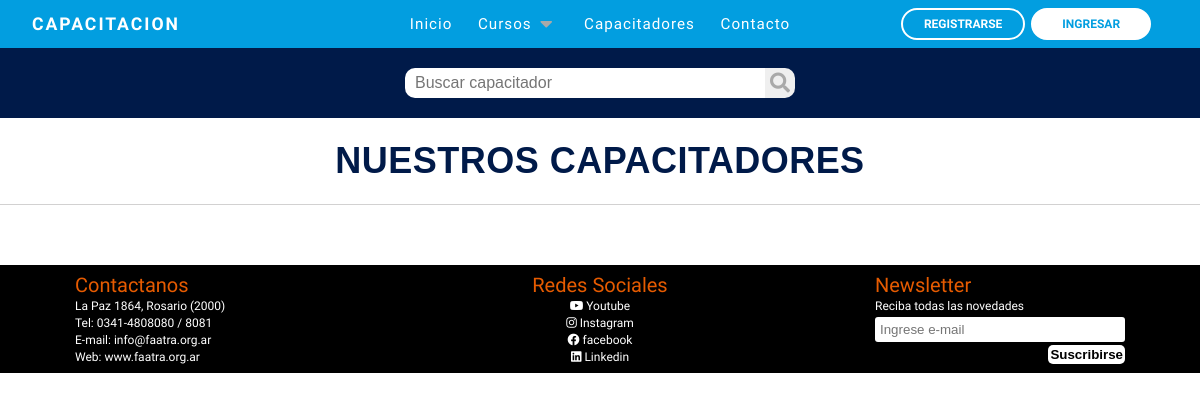
Before: /capacitadores.php with the older database file.
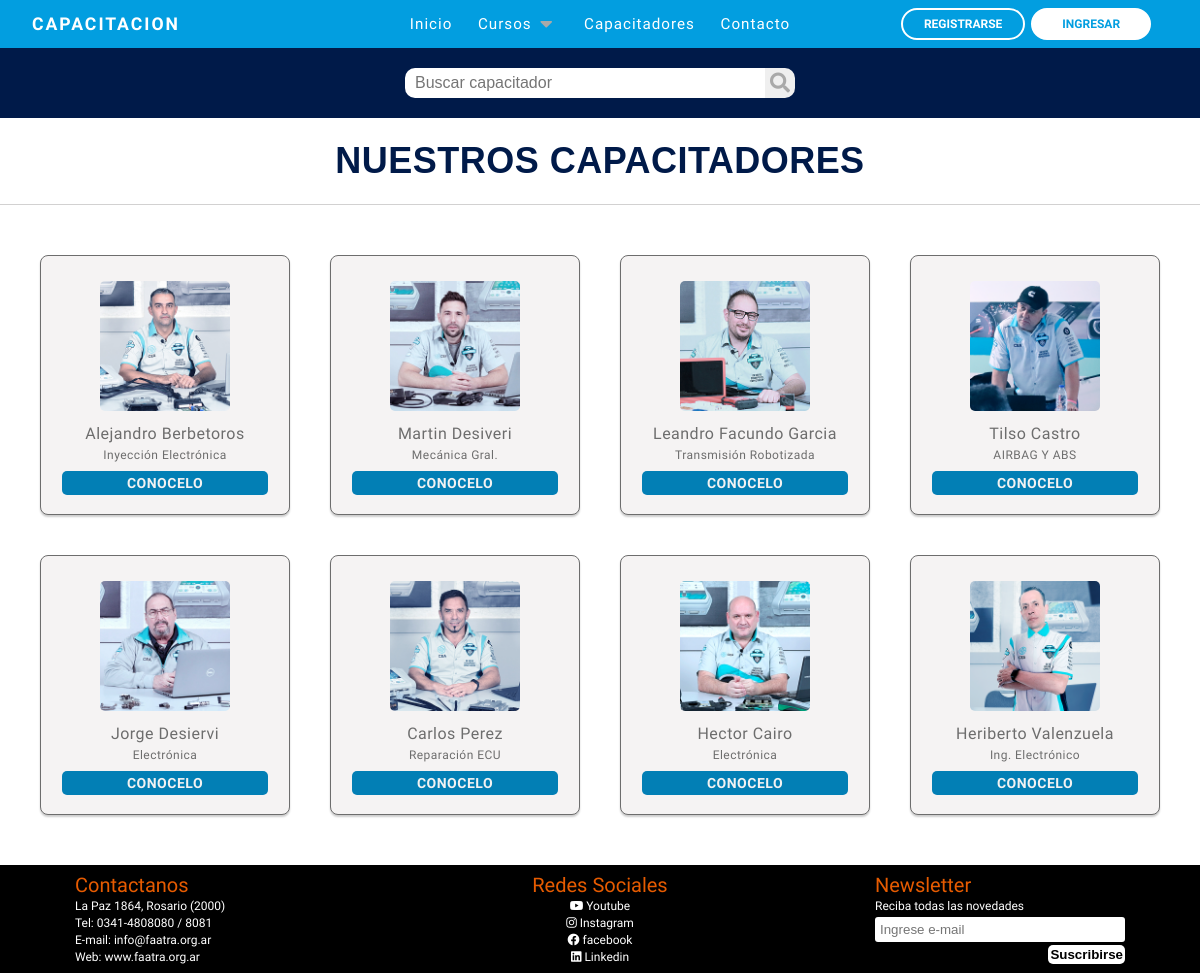
After: the same page with the newer database file.
### tables this page shows
CREATE TABLE `capacitadores` (
  `id` int(10) NOT NULL,
  `nombre` varchar(120) NOT NULL,
  `apellido` varchar(120) NOT NULL,
  `cuil_cuit` int(11) NOT NULL,
  `imagen` varchar(255) NOT NULL DEFAULT 'usersNone.png',
  `telefono` varchar(12) NOT NULL,
  `direccion` varchar(120) NOT NULL,
  `codigo_postal` varchar(10) NOT NULL,
  `email` varchar(120) NOT NULL,
  `especialidad` varchar(255) NOT NULL,
  `descripcion` varchar(1000) NOT NULL,
  `provincia` varchar(60) NOT NULL,
  `fecha_alta` date NOT NULL DEFAULT current_timestamp(),
  `fecha_baja` date NOT NULL
);

### capacitadores.php (the view, shortened to what this page needs)
<?php
require_once('bd/conexion.php');
if (isset( $_POST['input-buscador'])) {
  $palabra = $_POST['input-buscador'];
  try {
  $bus = $pdo->prepare("SELECT id, nombre, apellido, especialidad, imagen from capacitadores where nombre like '%$palabra%' or apellido like '%$palabra%'");
  $bus->execute();
    } catch(PDOException $e) {
    echo $e->getMessage();
    }
  } else {
    $bus = $pdo->prepare('SELECT * FROM capacitadores');
    $bus->execute();
  }
?>
<!DOCTYPE html>
<html lang="es">
<head>
    <link rel="stylesheet" href="https://use.fontawesome.com/releases/v5.15.4/css/all.css"
 />
    <link rel="stylesheet" href="reset.css">
    <link rel="stylesheet" href="css/capacitadores.css">
    <link rel="stylesheet" href="css/footer.css">
</head>
<body>
<?php
$rol = isset($_SESSION['rol_usuario']) ? $_SESSION['rol_usuario'] : '';
if ($rol == '') {
    $rol = '0';
}
switch ($rol) {
    case '0':
        include_once "nav.php";
        break;
}
?>
  <form action="" method="POST">
  <div class="header-content">
      <input type="text" class="input-buscador" id="input-buscador" name="input-buscador" placeholder="Buscar capacitador">
    <button type="text" id="buscador" name="buscador" class="buscador"><i class="fas fa-search"></i></button>
  </div>
</form>
    <main>
      <form action="" method="POST">
        <div>
          <p class="title">NUESTROS CAPACITADORES</p>
        </div>
        <div class="container-capacitadores " id="lista-capacitadores">
          <?php while($res = $bus->fetch(PDO::FETCH_ASSOC)) { ?>
          <div class="card">
              <a href="<?= 'capacitador.php?id='.$res['id'] ?>" class="linkCapacitador">
                <img src="images/capacitadores/<?= $res['imagen']?>" class="card-img" alt="<? $res['nombre']?>">
                <h4><?= $res['nombre']?> <?= $res['apellido']?>
                  </h4>
                <p><?= $res['especialidad']?>
                  </p>
              </a>
              <a href="<?= 'capacitador.php?id='.$res['id'] ?>" class="button agregar-carrito">CONOCELO</a>
            </div>
            <?php } ?>
          </div>
      </form>
    </main>
    <?php include_once "footer.php" ?>
  </body>
</html>

### nav.php (shortened to what this page needs)
<!DOCTYPE html>
<html lang="en">
<head>
    <link rel="stylesheet" href="https://use.fontawesome.com/releases/v5.15.4/css/all.css" />
    <link rel="stylesheet" href="css/nav.css">
</head>
<body>
    <nav >
        <div class="containerNav">
            <div class="logo-container">
                <h3 class="logonav"><a class="ancor-nav" href="index.php">CAPACITACION</a></h3>
            </div>
            <div class="nav-btn">
                <div class="nav-links">
                    <ul>
                        <li class="nav-link" style="--i: .6s">
                            <a href="index.php">Inicio</a>
                        </li>
                        <li class="nav-link" style="--i: .85s">
                            <a href="">Cursos<i class="fas fa-caret-down"></i></a>
                        </li>
                        <li class="nav-link" style="--i: 1.1s">
                            <a href="capacitadores.php">Capacitadores</a>
                        </li>
                        <li class="nav-link" style="--i: 1.35s">
                            <a href="contacto.php">Contacto</a>
                        </li>
                    </ul>
                    </div>
                        <div class="buttons" style="--i: 1.8s">
                            <a href="formularioRegistro.php" class="btn btnRegistrese transparent">Registrarse</a>
                            <a href="login.php" class="btn btnIngresar solid" id="abrirModal">Ingresar</a>
                        </div>
                    </div>
        </div>
    </nav>
</body>
</html>

### footer.php (shortened to what this page needs)
<footer class="footer">
        <form action="" method="POST" class="footer-item ">
            <h2 class="footer-title">Contactanos</h2>
            <ul>
                <li> La Paz 1864, Rosario (2000) </li>
                <li> Tel: 0341-4808080 / 8081 </li>
                <li> E-mail: info@faatra.org.ar </li>
                <li><a href='https://www.faatra.org.ar' target="_blank" rel="noopener noreferrer" class="web">Web: www.faatra.org.ar</a></li>
            </ul>
        </form>
        <div class="footer-item redes">
            <h2 class="footer-title"> Redes Sociales </h2>
            <ul>
                <li><i class="fab fa-youtube"><a href="https://www.youtube.com/@faatra" target="_blank" rel="noopener noreferrer"> Youtube</a></i>
                <li><i class="fab fa-instagram"><a href='https://www.instagram.com/faatraargentina/' target="_blank" rel="noopener noreferrer"> Instagram</a></i>
                <li><i class="fab fa-facebook"><a href="https://www.facebook.com/FAATRArgentina" target="_blank" rel="noopener noreferrer"> facebook</a></i>
                <li><i class="fab fa-linkedin"><a href="https://linkedin.com/in/faatra-argentina-1616b51a5/" target="_blank" rel="noopener noreferrer"> Linkedin</a></i>
            </ul>
        </div>
        <form action="" method="POST" class="footer-item newsletter">
            <h2 class="footer-title"> Newsletter </h2>
            <ul class="news-input">
                <li>Reciba todas las novedades</li>
                <input type="email" class="input-news" placeholder="Ingrese e-mail" name="correo">
                <button type="submit" value="" name="email" class="btnNews">Suscribirse
            </ul>
        </form>
    </footer>

### css/capacitadores.css (style rules this page uses)
main { margin: 0; padding: 0; box-sizing: border-box; letter-spacing: 0.03em; line-height: 1; background: #fff; }
.title { text-align: center; font-size: 36px; font-weight: bold; margin-bottom: 20px; color: #001a49; font-family: 'Franklin Gothic Medium', 'Arial Narrow', Arial, sans-serif }
p { padding: 5px 0px; }
.header-content { height: 70px; background-color: #001a49; width: 100%; display: flex; justify-content: center; align-items: center; margin-bottom: 20px; }
.card { padding: 10px; }
.linkCapacitador { margin: 0; padding: 0; text-decoration: none; color: #6d6d6d; }
.input-buscador { height: 30px; width: 30%; border-radius: 10px 0 0 10px; padding: 0 50px 0 10px ; font-size: 16px; border: none; }
button { border: none; border-radius: 0 10px 10px 0; }
.fas { padding: 5px; font-size: 20px; color: darkgrey; border-radius: 0 10px 10px 0; }
.button { background:#027fb5; text-decoration: none; padding: 10px; font-size: 14px; margin-top: 15px; border-radius: 5px; color: #f2f2f2; font-weight: 700; }
.container-capacitadores { width: 100%; max-width: 1200px; border-top: 1px solid rgb(210, 209, 209); height: auto; display: flex; flex-wrap: wrap; justify-content: center; margin: auto; padding: 30px 0px; }
.container-capacitadores .card { width: 250px; height: 260px; background: #f5f3f3; background-size: cover; color:#6d6d6d; border-radius: 8px; border:1px solid; box-shadow: 0 2px 2px rgba(0,0,0,0.2); overflow: hidden; margin: 20px 20px; text-align: center; align-items: center; transition: all 0.25s; }
.container-capacitadores .card img { width: 130px; height: 130px; margin: 10px; border-radius: 5px; cursor: pointer; }
.container-capacitadores .card h4 { font-weight: 500; font-size: 16px; padding: 2px 0px; width: 100%; font-family: 'Raleway', sans-serif !important; }
.container-capacitadores .card p { padding-top: 5px 0px; margin: 0px; font-size: 12px; font-family: 'Raleway', sans-serif !important; }
.container-capacitadores .card a { padding: 5px; display: block; width: 90%; margin: 0 auto; font-family: 'Raleway', sans-serif !important; }

### css/footer.css (style rules this page uses)
.footer { display: flex; justify-content: space-around; flex-wrap: wrap; margin: 0; padding: 5px 0; background-color: #000; color: #fff; }
.footer-item { width: 250px; }
.footer-title { font-family: 'Raleway', sans-serif !important; color: #e65b00; font-size: 20px; margin: 5px 0; }
.footer ul li { font-family: 'Raleway', sans-serif !important; list-style: none; margin: 5px 0; font-size: 12px; }
.input-news { border: none; border-radius: 3px; padding: 5px 0; }
input.input-news { padding-left: 5px; width: 100%; }
.redes { text-align: center; cursor: pointer; }
.redes ul li a { color: #fff; font-family: 'Raleway', sans-serif !important; padding: 5px 0; }
.web { font-family: 'Raleway', sans-serif !important; text-decoration: none; color: #fff; }
.btnNews { font-weight: bold; cursor: pointer; padding: 2px; background: #ffffff; border-radius: 5px; margin-top: 3px; float: right; }

### css/nav.css (style rules this page uses)
* { padding: 0; margin: 0; box-sizing: border-box; }
ul { list-style: none; }
.ancor-nav { text-decoration: none; color: #fff; }
a { text-decoration: none; }
nav { font-family: 'Raleway', sans-serif !important; position: sticky; top: 0px; background-color: #029ee0; width: 100%; z-index: 1000; }
.containerNav { padding: 0 32px; margin: 0 auto; display: flex; position: relative; }
.logo-container { flex: 1; display: flex; align-items: center; }
.nav-btn { flex: 3; display: flex; }
.nav-links { flex: 2; }
.buttons { display: flex; justify-content: center; align-items: center; flex: 1; }
.logonav { color: #fff; font-size: 1.1rem; font-weight: 600; letter-spacing: 2px; text-transform: uppercase; line-height: 3rem; }
.btn { display: inline-block; padding: 8px 21px; font-size: 12px; font-weight: 600; border: 2px solid #fff; border-radius: 32px; line-height: 1; margin: 0 3px; transition: .3s; text-transform: uppercase; }
.btn.solid, .btn.transparent:hover { background-color: #fff; color: #029ee0; }
.btn.transparent, .btn.solid:hover { background-color: transparent; color: #fff; }
.nav-links > ul { display: flex; justify-content: center; align-items: center; }
.nav-link { position: relative; }
.nav-link > a { line-height: 3rem; color: #fff; padding: 0 .8rem; letter-spacing: 1px; font-size: .95rem; display: flex; align-items: center; justify-content: space-between; transition: .5s; }
.nav-link > a > i { margin-left: .2rem; }
.btnIngresar { padding-right: 29px; padding-left: 29px; }

Changed rows visible on the page:
added capacitadores: imagen (picture), nombre "Alejandro", apellido "Berbetoros", especialidad "Inyección Electrónica"
added capacitadores: imagen (picture), nombre "Martin", apellido "Desiveri", especialidad "Mecánica Gral."
added capacitadores: imagen (picture), nombre "Leandro Facundo", apellido "Garcia", especialidad "Transmisión Robotizada"
added capacitadores: imagen (picture), nombre "Tilso", apellido "Castro", especialidad "AIRBAG Y ABS"
added capacitadores: imagen (picture), nombre "Jorge", apellido "Desiervi", especialidad "Electrónica"
added capacitadores: imagen (picture), nombre "Carlos", apellido "Perez", especialidad "Reparación ECU"
added capacitadores: imagen (picture), nombre "Hector", apellido "Cairo", especialidad "Electrónica"
added capacitadores: imagen (picture), nombre "Heriberto", apellido "Valenzuela", especialidad "Ing. Electrónico"
